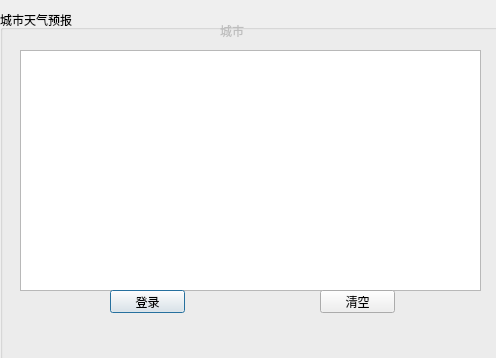
<?xml version="1.0" encoding="UTF-8"?>
<ui version="4.0">
 <class>Dialog</class>
 <widget class="QDialog" name="Dialog">
  <property name="geometry">
   <rect>
    <x>0</x>
    <y>0</y>
    <width>496</width>
    <height>358</height>
   </rect>
  </property>
  <property name="windowTitle">
   <string>Dialog</string>
  </property>
  <widget class="QGroupBox" name="groupBox">
   <property name="enabled">
    <bool>true</bool>
   </property>
   <property name="geometry">
    <rect>
     <x>0</x>
     <y>10</y>
     <width>551</width>
     <height>351</height>
    </rect>
   </property>
   <property name="mouseTracking">
    <bool>false</bool>
   </property>
   <property name="title">
    <string>城市天气预报</string>
   </property>
   <property name="flat">
    <bool>true</bool>
   </property>
   <property name="checkable">
    <bool>false</bool>
   </property>
   <widget class="QTextEdit" name="textEdit">
    <property name="geometry">
     <rect>
      <x>20</x>
      <y>40</y>
      <width>461</width>
      <height>241</height>
     </rect>
    </property>
   </widget>
   <widget class="QLabel" name="label">
    <property name="enabled">
     <bool>false</bool>
    </property>
    <property name="geometry">
     <rect>
      <x>220</x>
      <y>10</y>
      <width>61</width>
      <height>21</height>
     </rect>
    </property>
    <property name="text">
     <string>城市</string>
    </property>
   </widget>
   <widget class="QPushButton" name="queryBtn">
    <property name="geometry">
     <rect>
      <x>110</x>
      <y>280</y>
      <width>75</width>
      <height>23</height>
     </rect>
    </property>
    <property name="maximumSize">
     <size>
      <width>75</width>
      <height>16777215</height>
     </size>
    </property>
    <property name="text">
     <string>登录</string>
    </property>
   </widget>
   <widget class="QPushButton" name="clearBtn">
    <property name="geometry">
     <rect>
      <x>320</x>
      <y>280</y>
      <width>75</width>
      <height>23</height>
     </rect>
    </property>
    <property name="maximumSize">
     <size>
      <width>75</width>
      <height>16777215</height>
     </size>
    </property>
    <property name="text">
     <string>清空</string>
    </property>
   </widget>
  </widget>
 </widget>
 <resources/>
 <connections>
  <connection>
   <sender>queryBtn</sender>
   <signal>clicked()</signal>
   <receiver>Dialog</receiver>
   <slot>accept()</slot>
   <hints>
    <hint type="sourcelabel">
     <x>77</x>
     <y>261</y>
    </hint>
    <hint type="destinationlabel">
     <x>199</x>
     <y>149</y>
    </hint>
   </hints>
  </connection>
  <connection>
   <sender>clearBtn</sender>
   <signal>clicked()</signal>
   <receiver>Dialog</receiver>
   <slot>accept()</slot>
   <hints>
    <hint type="sourcelabel">
     <x>287</x>
     <y>261</y>
    </hint>
    <hint type="destinationlabel">
     <x>199</x>
     <y>149</y>
    </hint>
   </hints>
  </connection>
 </connections>
</ui>
